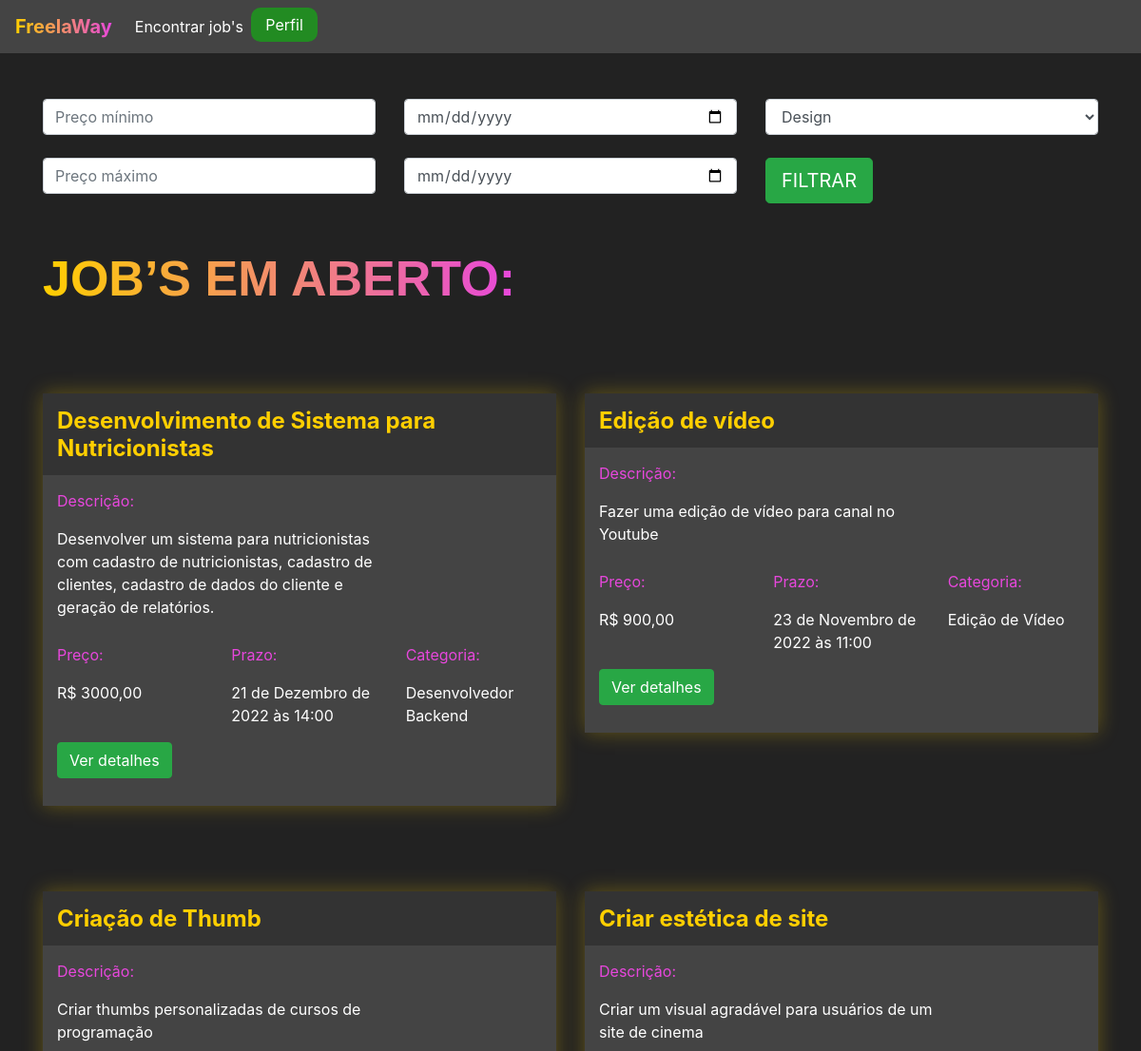
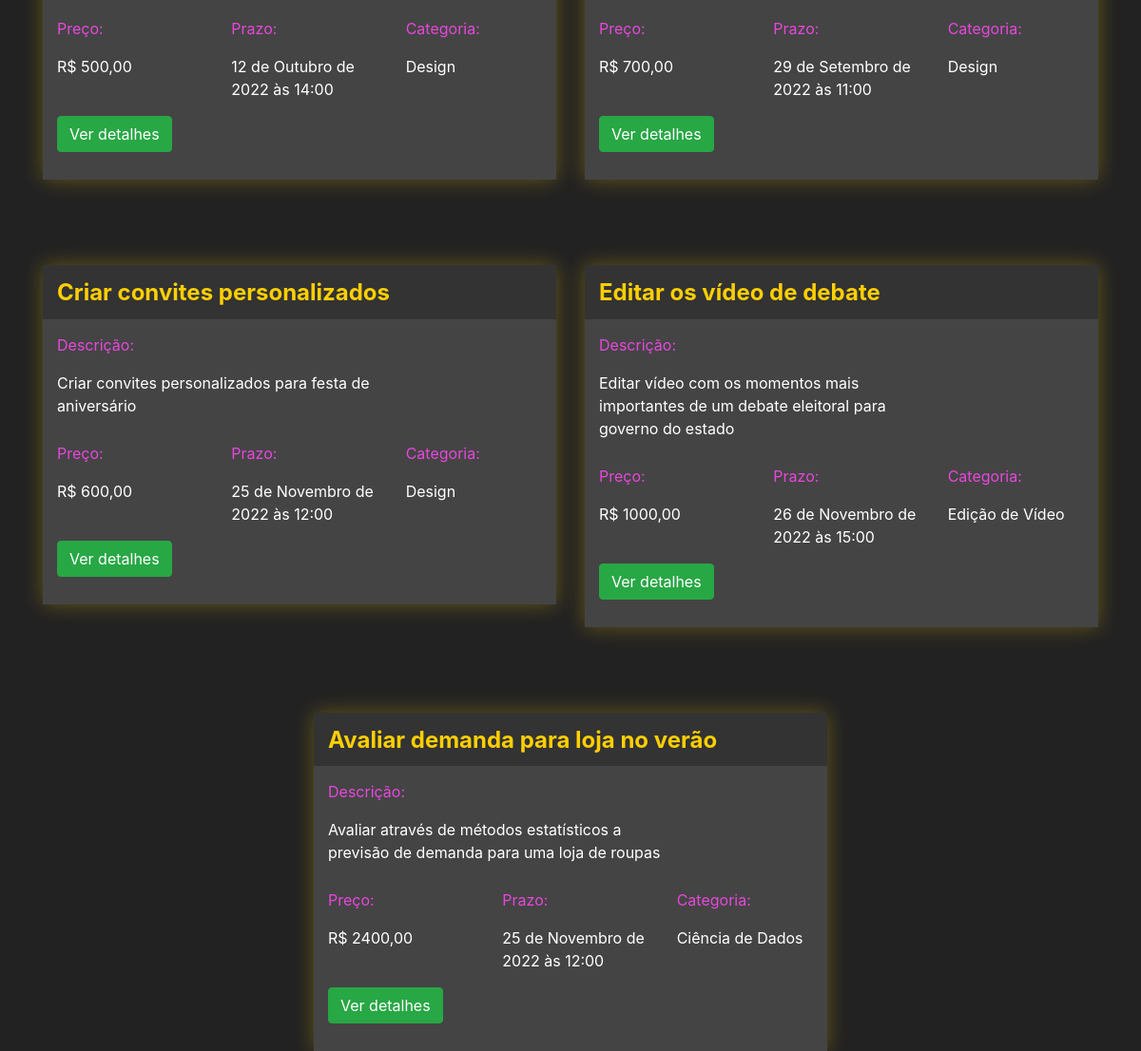
The page /encontrar_jobs/ (signed in) on the database its author committed (2 pictures, top to bottom).
### jobs/models.py (models this page shows, shortened)
class Jobs(models.Model):
    categoria_choices = (('D', 'Design'),
                         ('EV', 'Edição de Vídeo'), ('DEV', 'Desenvolvedor Backend'),
                         ('CD', 'Cientista de Dados'))
    status_choices = (('C', 'Em criação'),
                      ('AA', 'Aguardando aprovação'),
                      ('F', 'Finalizado'))
    titulo = models.CharField(max_length=200)
    descricao= models.TextField()
    categoria = models.CharField(max_length=4, choices=categoria_choices, default="D")
    prazo_entrega = models.DateTimeField()
    preco = models.FloatField()
    referencias = models.ManyToManyField(Referencias)
    profissional = models.ForeignKey(User, on_delete=models.DO_NOTHING, null=True, blank=True)
    reservado = models.BooleanField(default=False)
    status = models.CharField(max_length=3, choices=status_choices, default='C')
    arquivo_final = models.FileField(null=True)

### jobs/views.py (the view)
# urls.py: path('encontrar_jobs/', encontrar_jobs, name="encontrar_jobs"),
@login_required(login_url='/logar')
def encontrar_jobs(request):
    if request.method == "GET":
        preco_minimo = request.GET.get('preco_minimo')
        preco_maximo = request.GET.get('preco_maximo')
        prazo_minimo = request.GET.get('prazo_minimo')
        prazo_maximo = request.GET.get('prazo_maximo')
        categoria = request.GET.get('categoria')
        if preco_minimo or preco_maximo or prazo_minimo or prazo_maximo or categoria:
            if not preco_minimo:
                preco_minimo = 0
            if not preco_maximo:
                preco_maximo = 999999
            if not prazo_minimo:
                prazo_minimo = datetime(year=1900, month=1, day=1)
            if not prazo_maximo:
                prazo_maximo = datetime(year=3000, month=1, day=1)
            if categoria == 'D':
                categoria = ['D', ]
            elif categoria == 'EV':
                categoria = ['EV', ]
            elif categoria == 'DEV':
                categoria = ['DEV', ]
            elif categoria == 'CD':
                categoria = ['CD', ]
            jobs = Jobs.objects.filter(preco__gte=preco_minimo) \
                .filter(preco__lte=preco_maximo) \
                .filter(prazo_entrega__gte=prazo_minimo) \
                .filter(prazo_entrega__lte=prazo_maximo) \
                .filter(categoria__in=categoria) \
                .filter(reservado=False)
        else:
            jobs = Jobs.objects.filter(reservado=False)
        return render(request, 'encontrar_jobs.html', {'jobs': jobs})

### jobs/models.py (called while the page is built)
    def __str__(self):
        return self.arquivo.url

### jobs/templates/encontrar_jobs.html (shortened to what this page needs)
{% extends 'base.html' %}
{% load static %}
{% block 'head' %}
    <link rel="stylesheet" href="{% static 'jobs/css/encontrar_jobs.css' %}">
{% endblock %}
{% block 'body' %}
    <div class="container">
    <br>
    <br>
        <div class="row">
            <div class="col-sm">
            <form action="{% url 'encontrar_jobs' %}" method="GET">{% csrf_token %}
                <input type="text" class="form-control" placeholder="Preço mínimo" name="preco_minimo">
                <br>
                <input type="text" class="form-control" placeholder="Preço máximo" name="preco_maximo">
            </div>
            <div class="col-sm">
                <input type="date" class="form-control" name="prazo_minimo">
                <br>
                <input type="date" class="form-control" name="prazo_maximo">
                </div>
            <div class="col-sm">
                <select class="form-control" name="categoria">
                    <option value="D">Design</option>
                </select>
                <br>
                <input type="submit" class="btn btn-success btn-lg" value="FILTRAR">
        </div>
        </div>
        <br>
        <br>
        <h2 class="titulo">JOB’S EM ABERTO:</h2>
            <div class="row justify-content-around">
                {% for job in jobs %}
                    <div  class="col-6 row-card">
                        <div class="card-job">
                            <div class="header-job">
                                <h4 class="titulo-job">{{ job.titulo }}</h4>
                            </div>
                        <div class="body-job">
                            <p class="titulo-body">Descrição:</p>
                            <div style="width: 70%">
                                <p>{{ job.descricao }}</p>
                            </div>
                            <div class="row">
                                <div class="col-4">
                                    <p class="titulo-body">Preço:</p>
                                    <p>R$ {{ job.preco }}0</p>
                                </div>
                                <div class="col-4">
                                     <p class="titulo-body">Prazo:</p>
                                     <p>{{ job.prazo_entrega }}</p>
                                </div>
                                <div class="col-4">
                                    <p class="titulo-body">Categoria:</p>
                                    <p>{% if job.categoria == 'D' %}
                                        Design
                                       {% elif job.categoria == 'EV' %}
                                        Edição de Vídeo
                                       {% elif job.categoria == 'DEV' %}
                                        Desenvolvedor Backend
                                       {% else %}
                                        Ciência de Dados
                                       {% endif %}
                                    </p>
                                </div>
                            </div>
                            <button class="btn btn-success" data-toggle="modal" data-target="#modal-{{job.id}}">Ver detalhes</button>
                            <br>
                            <br>
                        </div>
                    </div>
            </div>
                {% endfor %}
         </div>
    </div>
{% endblock %}

### templates/base.html (shortened to what this page needs)
{% load static %}
<!doctype html>
<html lang="pt-BR">
<head>
{% block 'head' %}{% endblock %}
    <link rel="stylesheet" href="https://cdn.jsdelivr.net/npm/bootstrap@4.6.1/dist/css/bootstrap.min.css">
    <link rel="stylesheet" href="{% static 'jobs/css/nav_bar.css' %}">
</head>
<body class="fundo">
{% if user.is_authenticated %}
    <nav style="background-color: #444;" class="navbar navbar-expand-lg navbar-dark">
        <a class="navbar-brand" href="{% url 'encontrar_jobs' %}"><span class="font-degrade-nav">FreelaWay</span></a>
        <div class="collapse navbar-collapse" id="navbarNav">
            <ul class="navbar-nav">
                <li class="nav-item active">
                    <a class="nav-link" href="{% url 'encontrar_jobs' %}">Encontrar job's</a>
                </li>
                <li class="nav-item active">
                    <a style="background-color: forestgreen; padding: 6px; width: 70px; text-align: center; border-radius: 10px;" class="nav-link" href="{% url 'perfil' %}">Perfil</a>
                </li>
            </ul>
        </div>
    </nav>
{% endif %}
{% block 'body' %}
{% endblock %}
</body>
</html>

### templates/static/jobs/css/encontrar_jobs.css (style rules this page uses)
.fundo { background-color: #222; color: white; }
.card-job { background-color: #444; box-shadow: 0 0px 20px 0 rgba( 255, 207, 0, 0.3 ); padding: 0; margin-top: 50px; }
.header-job { background-color: #333; width: 100% !important; padding: 5px; padding-left: 15px; }
.row-card { margin-top: 40px; }
.titulo-job { color: #FFCF00; font-weight: bold; margin-top: 10px; }
.body-job { padding: 5px; padding-left: 15px; }
.titulo-body { color: #E747DC; margin-top: 10px; }
.titulo { font-family: Arial, Helvetica, sans-serif; font-weight: bold; font-size: 52px; display: inline; background-image: linear-gradient(90deg, rgba(255,207,0,1) 0%, rgba(231,71,220,1) 100%); background-clip: text; -webkit-background-clip: text; color: transparent; padding-bottom: 10px; }

### templates/static/jobs/css/nav_bar.css (style rules this page uses)
.font-degrade-nav { background-image: linear-gradient(90deg, rgba(255,207,0,1) 0%, rgba(231,71,220,1) 100%); background-clip: text; -webkit-background-clip: text; color: transparent; padding-bottom: 10px; font-size: 20px; font-weight: bold; }

### rows shown on the page
Jobs: titulo "Desenvolvimento de Sistema para Nutricionistas", descricao "Desenvolver um sistema para nutricionistas com cadastro de nutricionistas, cadastro de clientes, cadastro de dados do cliente e geração de relatórios.", preco "3000,0", prazo_entrega "21 de Dezembro de 2022 às 14:00", categoria "Desenvolvedor Backend"
Jobs: titulo "Edição de vídeo", descricao "Fazer uma edição de vídeo para canal no Youtube", preco "900,0", prazo_entrega "23 de Novembro de 2022 às 11:00", categoria "Edição de Vídeo"
Jobs: titulo "Criação de Thumb", descricao "Criar thumbs personalizadas de cursos de programação", preco "500,0", prazo_entrega "12 de Outubro de 2022 às 14:00", categoria "Design"
Jobs: titulo "Criar estética de site", descricao "Criar um visual agradável para usuários de um site de cinema", preco "700,0", prazo_entrega "29 de Setembro de 2022 às 11:00", categoria "Design"
Jobs: titulo "Criar convites personalizados", descricao "Criar convites personalizados para festa de aniversário", preco "600,0", prazo_entrega "25 de Novembro de 2022 às 12:00", categoria "Design"
Jobs: titulo "Editar os vídeo de debate", descricao "Editar vídeo com os momentos mais importantes de um debate eleitoral para governo do estado", preco "1000,0", prazo_entrega "26 de Novembro de 2022 às 15:00", categoria "Edição de Vídeo"
Jobs: titulo "Avaliar demanda para loja no verão", descricao "Avaliar através de métodos estatísticos a previsão de demanda para uma loja de roupas", preco "2400,0", prazo_entrega "25 de Novembro de 2022 às 12:00", categoria "Ciência de Dados"
